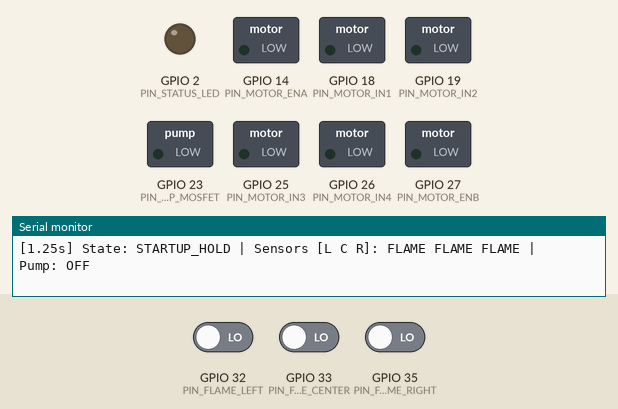
This sketch was run on a simulated ESP32. Parts: switched loads named in the sketch (green lamp = pin HIGH), output pins drawn as LEDs (lit = HIGH), the last lines printed to the serial monitor. The test bench sets the inputs (shaded band); at power-on: GPIO 32 (PIN_FLAME_LEFT) LOW, GPIO 33 (PIN_FLAME_CENTER) LOW, GPIO 35 (PIN_FLAME_RIGHT) LOW.

Above: at 1.3 s.
1.4 s: GPIO 32 (PIN_FLAME_LEFT) driven HIGH
4.4 s: GPIO 33 (PIN_FLAME_CENTER) driven HIGH
At 5.7 s:
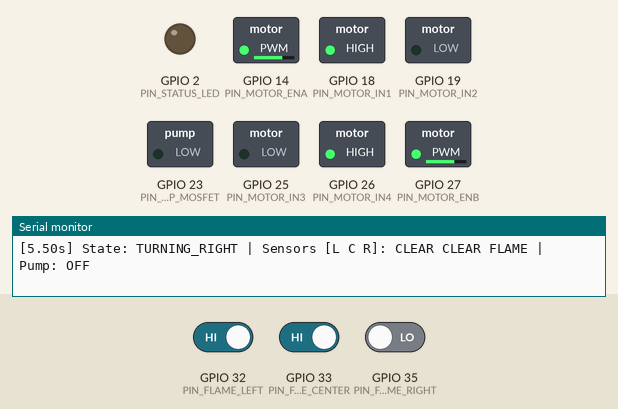
6.0 s: GPIO 35 (PIN_FLAME_RIGHT) driven HIGH
At 7.0 s:
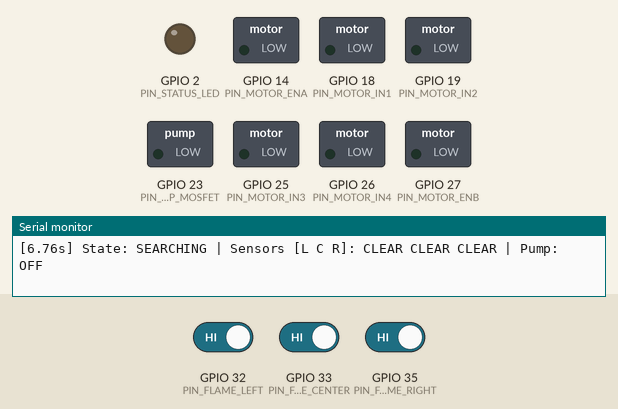
8.0 s: GPIO 32 (PIN_FLAME_LEFT) driven LOW
At 8.5 s:
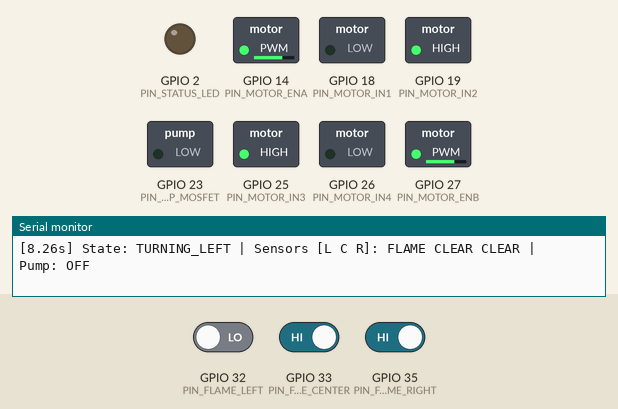
9.5 s: GPIO 33 (PIN_FLAME_CENTER) driven LOW
At 10.9 s:
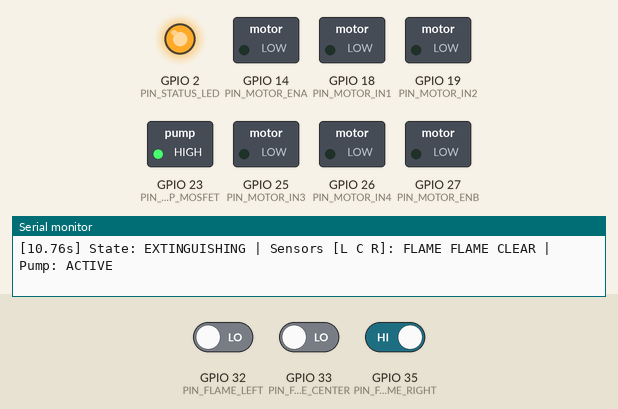
11.5 s: GPIO 35 (PIN_FLAME_RIGHT) driven LOW
Timing chart, 0 to 14.5 s (numbered marks = the images above; inputs shaded):
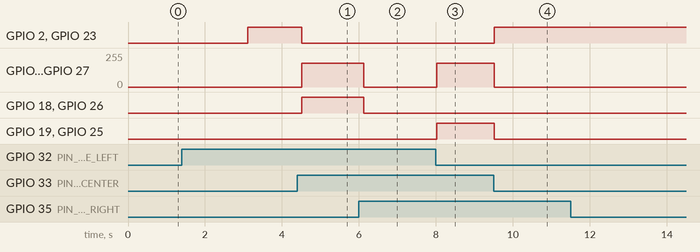

Measured:
- after the input at 4.4 s, GPIO 2 (PIN_STATUS_LED), GPIO 23 (PIN_PUMP_MOSFET): HIGH → LOW after 0.12 s; GPIO 14 (PIN_MOTOR_ENA), GPIO 27 (PIN_MOTOR_ENB): 0/255 → 179/255 after 0.12 s; GPIO 18 (PIN_MOTOR_IN1), GPIO 26 (PIN_MOTOR_IN4): LOW → HIGH after 0.12 s
- after the input at 6.0 s, GPIO 14 (PIN_MOTOR_ENA), GPIO 27 (PIN_MOTOR_ENB): 179/255 → 0/255 after 0.12 s; GPIO 18 (PIN_MOTOR_IN1), GPIO 26 (PIN_MOTOR_IN4): HIGH → LOW after 0.12 s
- after the input at 8.0 s, GPIO 14 (PIN_MOTOR_ENA), GPIO 27 (PIN_MOTOR_ENB): 0/255 → 179/255 at once; GPIO 19 (PIN_MOTOR_IN2), GPIO 25 (PIN_MOTOR_IN3): LOW → HIGH at once
- after the input at 9.5 s, GPIO 2 (PIN_STATUS_LED), GPIO 23 (PIN_PUMP_MOSFET): LOW → HIGH at once; GPIO 14 (PIN_MOTOR_ENA), GPIO 27 (PIN_MOTOR_ENB): 179/255 → 0/255 at once; GPIO 19 (PIN_MOTOR_IN2), GPIO 25 (PIN_MOTOR_IN3): HIGH → LOW at once

The sketch:

autonomouus.ino
```cpp
/*
 * ============================================================================
 * Project: Autonomous Fire Fighting Robot Using ESP32
 * Architecture: Non-blocking state machine with sensor debouncing, safe
 *               startup delays, and thermal/pump runaway safeguards.
 * Target Board: ESP32 Dev Module / ESP32 WROOM-32
 * ============================================================================
 */

#include <Arduino.h>

// ============================================================================
// 1. HARDWARE CONFIGURATION & PIN ASSIGNMENTS
// ============================================================================

// Flame Sensors (Must be 3.3V safe logic)
// Note: GPIO 35 is an input-only pin (GPI), suitable for reading digital signals.
const uint8_t PIN_FLAME_LEFT   = 32;
const uint8_t PIN_FLAME_CENTER = 33;
const uint8_t PIN_FLAME_RIGHT  = 35;

// L298N Motor Driver Control Pins
const uint8_t PIN_MOTOR_ENA    = 14;  // Speed/Enable Left
const uint8_t PIN_MOTOR_IN1    = 18;  // Direction Left 1
const uint8_t PIN_MOTOR_IN2    = 19;  // Direction Left 2
const uint8_t PIN_MOTOR_IN3    = 25;  // Direction Right 1
const uint8_t PIN_MOTOR_IN4    = 26;  // Direction Right 2
const uint8_t PIN_MOTOR_ENB    = 27;  // Speed/Enable Right

// Pump MOSFET Driver Pin
const uint8_t PIN_PUMP_MOSFET  = 23;

// Onboard Diagnostic LED
const uint8_t PIN_STATUS_LED   = 2;

// ============================================================================
// 2. LOGIC POLARITY & OPERATIONAL CONSTANTS
// ============================================================================

// Sensor Polarity:
// Most LM393 modules pull output LOW when infrared flame is detected.
// Change to HIGH if your sensor module outputs Active-HIGH.
const uint8_t FLAME_DETECTED_LEVEL = LOW;

// Actuator Polarity:
// Standard N-Channel MOSFET drivers activate when gate voltage is pulled HIGH.
const uint8_t PUMP_ACTIVE_LEVEL   = HIGH;
const uint8_t PUMP_INACTIVE_LEVEL = LOW;

// Timing & Safety Safeguards (Milliseconds)
const unsigned long STARTUP_SAFETY_DELAY_MS = 3000; // Stabilize power rails
const unsigned long SENSOR_SAMPLE_INTERVAL  = 50;   // Sensor poll rate (20 Hz)
const unsigned long SENSOR_DEBOUNCE_TIME    = 100;  // Debounce integration window
const unsigned long PUMP_MAX_RUN_TIME_MS    = 6000; // Continuous pump cutoff
const unsigned long PUMP_COOLDOWN_TIME_MS   = 3000; // Cooldown enforcement
const unsigned long TELEMETRY_INTERVAL_MS   = 250;  // Serial streaming rate

// Drive Speed Settings (0 - 255)
const uint8_t SPEED_FORWARD = 200;
const uint8_t SPEED_TURN    = 180;
const uint8_t SPEED_STOP    = 0;

// PWM Channel Properties (ESP32 LEDC Core)
const uint32_t PWM_FREQ       = 5000; // 5 kHz PWM frequency
const uint8_t  PWM_RESOLUTION = 8;    // 8-bit resolution (0-255)
const uint8_t  PWM_CHAN_ENA   = 0;
const uint8_t  PWM_CHAN_ENB   = 1;

// ============================================================================
// 3. SYSTEM STATE & VARIABLE DECLARATIONS
// ============================================================================

enum RobotState {
  STATE_STARTUP_HOLD,
  STATE_SEARCHING,
  STATE_TURNING_LEFT,
  STATE_TURNING_RIGHT,
  STATE_EXTINGUISHING,
  STATE_COOLDOWN,
  STATE_SAFETY_FAULT
};

RobotState currentState = STATE_STARTUP_HOLD;

// Sensor Raw & Filtered Tracking
bool rawLeft   = false;
bool rawCenter = false;
bool rawRight  = false;

bool leftDebounced   = false;
bool centerDebounced = false;
bool rightDebounced  = false;

unsigned long lastLeftDetectTime   = 0;
unsigned long lastCenterDetectTime = 0;
unsigned long lastRightDetectTime  = 0;

// Operational Timers
unsigned long systemStartTime   = 0;
unsigned long lastSensorPollTime= 0;
unsigned long lastTelemetryTime = 0;
unsigned long pumpStartTime     = 0;
unsigned long cooldownStartTime = 0;

// ============================================================================
// 4. LOW-LEVEL ACTUATOR ROUTINES
// ============================================================================

void haltMotors() {
  digitalWrite(PIN_MOTOR_IN1, LOW);
  digitalWrite(PIN_MOTOR_IN2, LOW);
  digitalWrite(PIN_MOTOR_IN3, LOW);
  digitalWrite(PIN_MOTOR_IN4, LOW);
  ledcWrite(PWM_CHAN_ENA, SPEED_STOP);
  ledcWrite(PWM_CHAN_ENB, SPEED_STOP);
}

void driveForward(uint8_t speed) {
  digitalWrite(PIN_MOTOR_IN1, HIGH);
  digitalWrite(PIN_MOTOR_IN2, LOW);
  digitalWrite(PIN_MOTOR_IN3, HIGH);
  digitalWrite(PIN_MOTOR_IN4, LOW);
  ledcWrite(PWM_CHAN_ENA, speed);
  ledcWrite(PWM_CHAN_ENB, speed);
}

void turnLeft(uint8_t speed) {
  // Skid-steer: Left reverse, Right forward
  digitalWrite(PIN_MOTOR_IN1, LOW);
  digitalWrite(PIN_MOTOR_IN2, HIGH);
  digitalWrite(PIN_MOTOR_IN3, HIGH);
  digitalWrite(PIN_MOTOR_IN4, LOW);
  ledcWrite(PWM_CHAN_ENA, speed);
  ledcWrite(PWM_CHAN_ENB, speed);
}

void turnRight(uint8_t speed) {
  // Skid-steer: Left forward, Right reverse
  digitalWrite(PIN_MOTOR_IN1, HIGH);
  digitalWrite(PIN_MOTOR_IN2, LOW);
  digitalWrite(PIN_MOTOR_IN3, LOW);
  digitalWrite(PIN_MOTOR_IN4, HIGH);
  ledcWrite(PWM_CHAN_ENA, speed);
  ledcWrite(PWM_CHAN_ENB, speed);
}

void setPump(bool active) {
  if (active) {
    digitalWrite(PIN_PUMP_MOSFET, PUMP_ACTIVE_LEVEL);
    digitalWrite(PIN_STATUS_LED, HIGH);
  } else {
    digitalWrite(PIN_PUMP_MOSFET, PUMP_INACTIVE_LEVEL);
    digitalWrite(PIN_STATUS_LED, LOW);
  }
}

// ============================================================================
// 5. SENSOR ACQUISITION & INTEGRATION
// ============================================================================

void updateSensors() {
  unsigned long now = millis();

  // Read raw digital inputs and evaluate against active logic level
  rawLeft   = (digitalRead(PIN_FLAME_LEFT)   == FLAME_DETECTED_LEVEL);
  rawCenter = (digitalRead(PIN_FLAME_CENTER) == FLAME_DETECTED_LEVEL);
  rawRight  = (digitalRead(PIN_FLAME_RIGHT)  == FLAME_DETECTED_LEVEL);

  // Left Channel Integration
  if (rawLeft) {
    lastLeftDetectTime = now;
    leftDebounced = true;
  } else if (now - lastLeftDetectTime > SENSOR_DEBOUNCE_TIME) {
    leftDebounced = false;
  }

  // Center Channel Integration
  if (rawCenter) {
    lastCenterDetectTime = now;
    centerDebounced = true;
  } else if (now - lastCenterDetectTime > SENSOR_DEBOUNCE_TIME) {
    centerDebounced = false;
  }

  // Right Channel Integration
  if (rawRight) {
    lastRightDetectTime = now;
    rightDebounced = true;
  } else if (now - lastRightDetectTime > SENSOR_DEBOUNCE_TIME) {
    rightDebounced = false;
  }
}

// ============================================================================
// 6. TELEMETRY OUTPUT
// ============================================================================

const char* getStateName(RobotState state) {
  switch (state) {
    case STATE_STARTUP_HOLD:   return "STARTUP_HOLD";
    case STATE_SEARCHING:      return "SEARCHING";
    case STATE_TURNING_LEFT:   return "TURNING_LEFT";
    case STATE_TURNING_RIGHT:  return "TURNING_RIGHT";
    case STATE_EXTINGUISHING:  return "EXTINGUISHING";
    case STATE_COOLDOWN:       return "COOLDOWN";
    case STATE_SAFETY_FAULT:   return "SAFETY_FAULT";
    default:                   return "UNKNOWN";
  }
}

void streamTelemetry() {
  Serial.print("[");
  Serial.print(millis() / 1000.0, 2);
  Serial.print("s] State: ");
  Serial.print(getStateName(currentState));
  Serial.print(" | Sensors [L C R]: ");
  Serial.print(leftDebounced   ? "FLAME " : "CLEAR ");
  Serial.print(centerDebounced ? "FLAME " : "CLEAR ");
  Serial.print(rightDebounced  ? "FLAME " : "CLEAR ");
  Serial.print("| Pump: ");
  Serial.println(digitalRead(PIN_PUMP_MOSFET) == PUMP_ACTIVE_LEVEL ? "ACTIVE" : "OFF");
}

// ============================================================================
// 7. SETUP & INITIALIZATION
// ============================================================================

void setup() {
  Serial.begin(115200);
  delay(100);

  Serial.println("\n==============================================");
  Serial.println(" Autonomous Fire Fighting Robot Firmware Initializing");
  Serial.println("==============================================");

  // Configure Output Pins to Safe State FIRST
  pinMode(PIN_PUMP_MOSFET, OUTPUT);
  digitalWrite(PIN_PUMP_MOSFET, PUMP_INACTIVE_LEVEL);

  pinMode(PIN_STATUS_LED, OUTPUT);
  digitalWrite(PIN_STATUS_LED, LOW);

  pinMode(PIN_MOTOR_IN1, OUTPUT);
  pinMode(PIN_MOTOR_IN2, OUTPUT);
  pinMode(PIN_MOTOR_IN3, OUTPUT);
  pinMode(PIN_MOTOR_IN4, OUTPUT);
  digitalWrite(PIN_MOTOR_IN1, LOW);
  digitalWrite(PIN_MOTOR_IN2, LOW);
  digitalWrite(PIN_MOTOR_IN3, LOW);
  digitalWrite(PIN_MOTOR_IN4, LOW);

  // Attach ESP32 Hardware PWM to Motor Enable lines
  ledcSetup(PWM_CHAN_ENA, PWM_FREQ, PWM_RESOLUTION);
  ledcSetup(PWM_CHAN_ENB, PWM_FREQ, PWM_RESOLUTION);
  ledcAttachPin(PIN_MOTOR_ENA, PWM_CHAN_ENA);
  ledcAttachPin(PIN_MOTOR_ENB, PWM_CHAN_ENB);
  haltMotors();

  // Configure Sensor Inputs
  // Note: GPIO 35 has no internal pullup/pulldown; module must provide driven logic.
  pinMode(PIN_FLAME_LEFT, INPUT);
  pinMode(PIN_FLAME_CENTER, INPUT);
  pinMode(PIN_FLAME_RIGHT, INPUT);

  systemStartTime = millis();
  Serial.println("[SYSTEM] Hardware IO configured. Entering safety hold...");
}

// ============================================================================
// 8. MAIN ARBITRATION LOOP
// ============================================================================

void loop() {
  unsigned long currentMillis = millis();

  // 1. Periodic Sensor Filtering
  if (currentMillis - lastSensorPollTime >= SENSOR_SAMPLE_INTERVAL) {
    lastSensorPollTime = currentMillis;
    updateSensors();
  }

  // 2. Finite State Machine
  switch (currentState) {

    case STATE_STARTUP_HOLD:
      haltMotors();
      setPump(false);
      if (currentMillis - systemStartTime >= STARTUP_SAFETY_DELAY_MS) {
        Serial.println("[SYSTEM] Startup hold complete. System operational.");
        currentState = STATE_SEARCHING;
      }
      break;

    case STATE_SEARCHING:
      setPump(false);

      // Arbitration Rules for Multiple Sensor Hits:
      // Priority 1: Center sensor hit -> Stop immediately and start extinguishing
      if (centerDebounced) {
        haltMotors();
        pumpStartTime = currentMillis;
        currentState = STATE_EXTINGUISHING;
      }
      // Priority 2: Left and Right simultaneous conflict -> Halt to avoid oscillation
      else if (leftDebounced && rightDebounced) {
        haltMotors();
      }
      // Priority 3: Directional tracking
      else if (leftDebounced) {
        turnLeft(SPEED_TURN);
        currentState = STATE_TURNING_LEFT;
      }
      else if (rightDebounced) {
        turnRight(SPEED_TURN);
        currentState = STATE_TURNING_RIGHT;
      }
      else {
        // No targets: Remain halted in safe observation mode
        haltMotors();
      }
      break;

    case STATE_TURNING_LEFT:
      // Abort turning if center aligns or signal drops
      if (centerDebounced) {
        haltMotors();
        pumpStartTime = currentMillis;
        currentState = STATE_EXTINGUISHING;
      } else if (!leftDebounced) {
        haltMotors();
        currentState = STATE_SEARCHING;
      } else {
        turnLeft(SPEED_TURN);
      }
      break;

    case STATE_TURNING_RIGHT:
      // Abort turning if center aligns or signal drops
      if (centerDebounced) {
        haltMotors();
        pumpStartTime = currentMillis;
        currentState = STATE_EXTINGUISHING;
      } else if (!rightDebounced) {
        haltMotors();
        currentState = STATE_SEARCHING;
      } else {
        turnRight(SPEED_TURN);
      }
      break;

    case STATE_EXTINGUISHING:
      haltMotors(); // Zero velocity during discharge
      setPump(true);

      // Enforce Safety Cutoff: Prevent pump runaway or thermal driver failure
      if (currentMillis - pumpStartTime >= PUMP_MAX_RUN_TIME_MS) {
        setPump(false);
        cooldownStartTime = currentMillis;
        Serial.println("[WARNING] Pump run limit reached. Forcing thermal cooldown.");
        currentState = STATE_COOLDOWN;
      }
      // Flame extinguished early
      else if (!centerDebounced) {
        setPump(false);
        currentState = STATE_SEARCHING;
      }
      break;

    case STATE_COOLDOWN:
      haltMotors();
      setPump(false);
      if (currentMillis - cooldownStartTime >= PUMP_COOLDOWN_TIME_MS) {
        Serial.println("[SYSTEM] Cooldown period expired. Resuming search.");
        currentState = STATE_SEARCHING;
      }
      break;

    case STATE_SAFETY_FAULT:
    default:
      haltMotors();
      setPump(false);
      break;
  }

  // 3. Serial Telemetry Broadcast
  if (currentMillis - lastTelemetryTime >= TELEMETRY_INTERVAL_MS) {
    lastTelemetryTime = currentMillis;
    streamTelemetry();
  }
}
```
